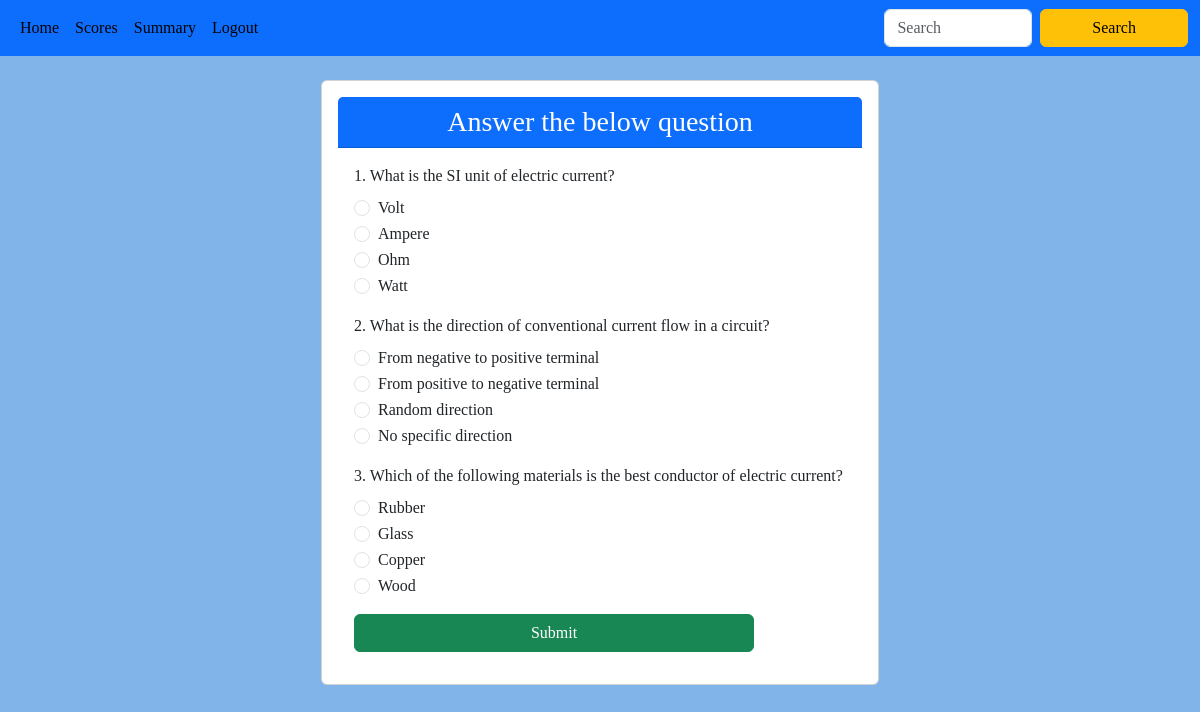
The page /start_quiz/1/1 on the database its author committed.
### backend/models.py (models this page shows)
class Question(db.Model):
    __tablename__ = 'question'
    id = db.Column(db.Integer, primary_key=True)
    quiz_id = db.Column(db.Integer, db.ForeignKey('quiz.id'), nullable=False, index=True)
    question_statement = db.Column(db.String(), nullable=False)
    option1 = db.Column(db.String(), nullable=False)
    option2 = db.Column(db.String(), nullable=False)
    option3 = db.Column(db.String(), nullable=False)
    option4 = db.Column(db.String(), nullable=False)
    correct_option = db.Column(db.String(), nullable=False)

### backend/controller.py (the view)
@app.route("/start_quiz/<quiz_id>/<id>", methods=["GET","POST"])
def start_quiz(id,quiz_id):
    quiz=Quiz.query.filter_by(id=quiz_id).first() #for the tiem validation
    questions=Question.query.filter_by(quiz_id=quiz_id).all()
    if request.method=="POST":
        timestamp=datetime.now(timezone.utc)
        score = 0
        count=0
        for question in questions:
            count+=1
            user_answer = request.form.get(f'{question.id}')
            if user_answer == question.correct_option:
                score += 1
        submit=Score(quiz_id=quiz_id,user_id=id,total_scored=score,time_stamp_of_attempt=timestamp)
        db.session.add(submit)
        db.session.commit()
        t_score=f"{score}"+"/"+f"{count}"
        return redirect(url_for("user_dashboard",id=id,msg="Thank you! Quiz Submission Successfully Your Score : "+t_score))
    elif quiz.date_of_quiz==date.today():
     return render_template("start_quiz.html" ,id=id,questions=questions,quiz_id=quiz_id)
    else:
        return redirect(url_for("user_dashboard",id=id,msg="Quiz not started yet"))

### templates/start_quiz.html
{% extends "user_layout.html" %}
{% block content %}
{%if questions%}
<div class="container mt-4">
    <div class="d-flex justify-content-center">
        <div class="card w-50">
            <div class="card-body">
                <div class="card-header text-center bg-primary text-white">
                    <h3 class="card-title mb-0">Answer the below question</h3>
                </div>
                <div class="card-body">
                    <form method="POST" action="/start_quiz/{{quiz_id}}/{{id}}">
                     {%for question in questions%}
                        <div class="mb-3">
                            <label class="form-label">{{question.id}}. {{question.question_statement}}</label>
                            <div class="form-check">
                                <input class="form-check-input" type="radio" name="{{question.id}}" value="{{question.option1}}">
                                <label class="form-check-label">{{question.option1}}</label>
                            </div>
                            <div class="form-check">
                                <input class="form-check-input" type="radio" name="{{question.id}}" value="{{question.option2}}">
                                <label class="form-check-label">{{question.option2}}</label>
                            </div>
                            <div class="form-check">
                                <input class="form-check-input" type="radio" name="{{question.id}}" value="{{question.option3}}">
                                <label class="form-check-label">{{question.option3}}</label>
                            </div>
                            <div class="form-check">
                                <input class="form-check-input" type="radio" name="{{question.id}}" value="{{question.option4}}">
                                <label class="form-check-label">{{question.option4}}</label>
                            </div>
                        </div>
                      {%endfor%}
                      <button type="submit" class="btn btn-success">Submit</button>
                    </form>
                </div>
            </div>
        </div>
    </div>
</div>
{% else %}
<div class="alert alert-info text-center mt-4">
    <h5>Quiz not started yet</h5>
    <a href="/user/{{id}}" class="btn btn-primary">Go Back</a>
</div>
{% endif %}
{% endblock %}

### static/main.css (style rules this page uses)
body { margin: 0; padding: 0; font-family:Georgia, 'Times New Roman', Times, serif; background-color: #81b5ea; }
button { width: 100%; max-width: 400px; padding: 8px; background-color: #007BFF; border: none; border-radius: 4px; color: #fff; font-size: 16px; cursor: pointer; }

### rows shown on the page
Question: id "1", question_statement "What is the SI unit of electric current?", option1 "Volt", option2 "Ampere", option3 "Ohm", option4 "Watt"
Question: id "2", question_statement "What is the direction of conventional current flow in a circuit?", option1 "From negative to positive terminal", option2 "From positive to negative terminal", option3 "Random direction", option4 "No specific direction"
Question: id "3", question_statement "Which of the following materials is the best conductor of electric current?", option1 "Rubber", option2 "Glass", option3 "Copper", option4 "Wood"
